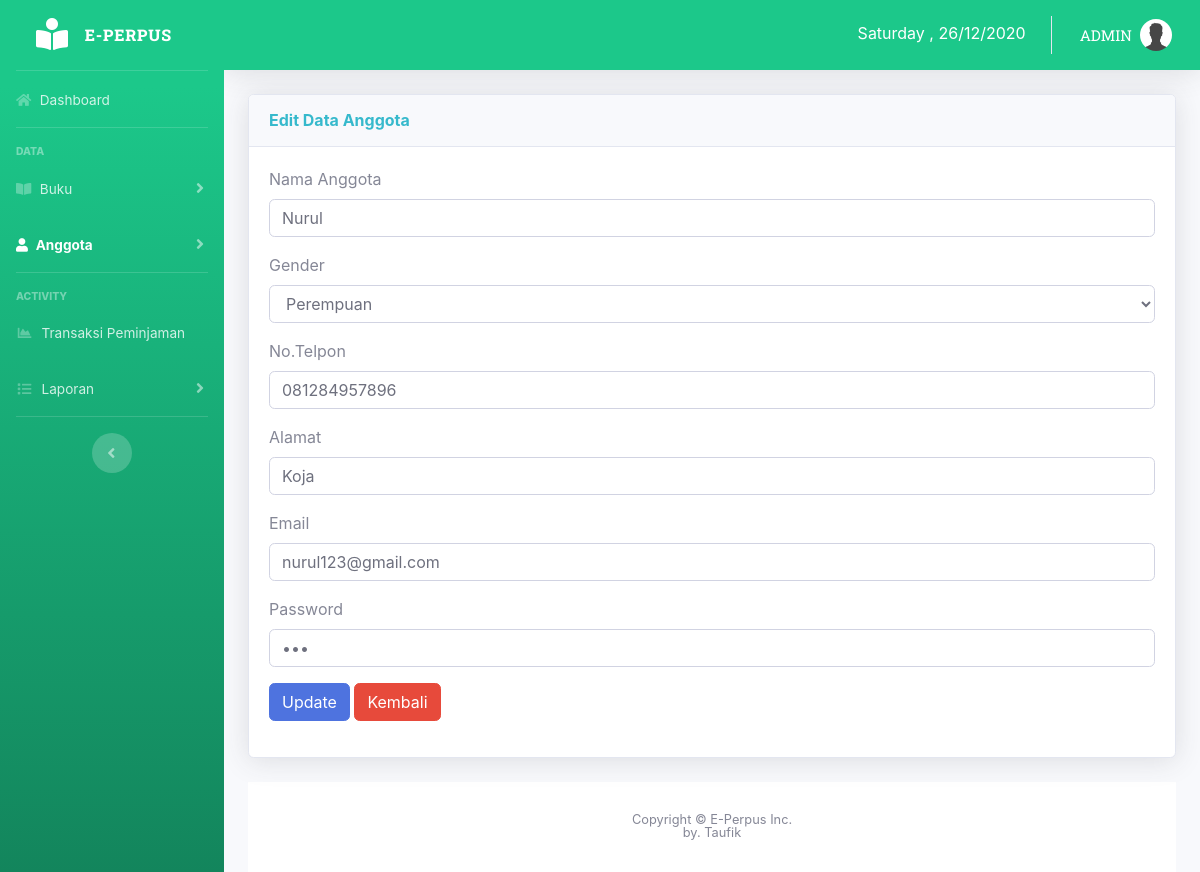
The app's page /perpust1/admin/edit_anggota/1 with its own data.
### tables this page shows
CREATE TABLE `anggota` (
  `id_anggota` int(11) NOT NULL,
  `nama_anggota` varchar(50) NOT NULL,
  `gender` enum('Laki-Laki','Perempuan') NOT NULL,
  `no_telp` varchar(20) NOT NULL,
  `alamat` varchar(50) NOT NULL,
  `email` varchar(30) NOT NULL,
  `password` varchar(20) NOT NULL
);

### perpust1/application/controllers/Admin.php (called while the page is built, shortened)
<?php
class Admin extends CI_Controller
{
  function edit_anggota($id)
  {
    $data['title'] = 'Edit Data Anggota';
    $data['anggota'] = $this->db->query("select * from anggota where
id_anggota='$id'")->result();
    $this->load->view('admin/header', $data);
    $this->load->view('admin/editanggota', $data);
    $this->load->view('admin/footer');
  }
}

### perpust1/index.php (called while the page is built, shortened)
<?php
require_once BASEPATH.'core/CodeIgniter.php';

### perpust1/application/views/admin/editanggota.php (the view, shortened to what this page needs)
<div class="container-fluid">
	<div class="card shadow mb-4">
            <div class="card-header py-3">
              <h6 class="m-0 font-weight-bold text-info">Edit Data Anggota</h6>
            </div>
            <div class="card-body">
	<?php foreach ($anggota as $a){ ?>
<form action="<?php echo base_url().'admin/update_anggota' ?>" method="post"
enctype="multipart/form-data">
<div class="form-group">
<label>Nama Anggota</label>
<input type="text" name="nama_anggota" class="form-control"
value="<?php echo $a->nama_anggota; ?>">
</div>
<div class="form-group">
<label>Gender</label>
<select name="gender" class="form-control">
<option <?php if($a->gender == "Perempuan"){echo
"selected='selected'";} echo $a->gender; ?>
value="Perempuan">Perempuan</option>
</select>
</div>
<div class="form-group">
<label>No.Telpon</label>
<input type="text" name="no_telp" class="form-control" value="<?php
echo $a->no_telp; ?>">
</div>
<div class="form-group">
<label>Alamat</label>
<input type="text" name="alamat" class="form-control" value="<?php echo
$a->alamat; ?>">
</div>
<div class="form-group">
<label>Email</label>
<input type="text" name="email" class="form-control" value="<?php echo
$a->email; ?>">
</div>
<div class="form-group">
<label>Password</label>
<input type="password" name="password" class="form-control"
value="<?php echo $a->password; ?>">
</div>
<div class="form-group">
          <button type="submit" value="Update"  class="btn btn-primary">Update</button>
          <button type="button" value="Kembali" class="btn btn-danger" onclick="window.history.go(-1)">Kembali</button>
	</form>
<?php } ?>
</div>
</div>
</div>

### records on screen
anggota: nama_anggota "Nurul", gender "Perempuan", no_telp "081284957896", alamat "Koja", email "nurul123@gmail.com"
